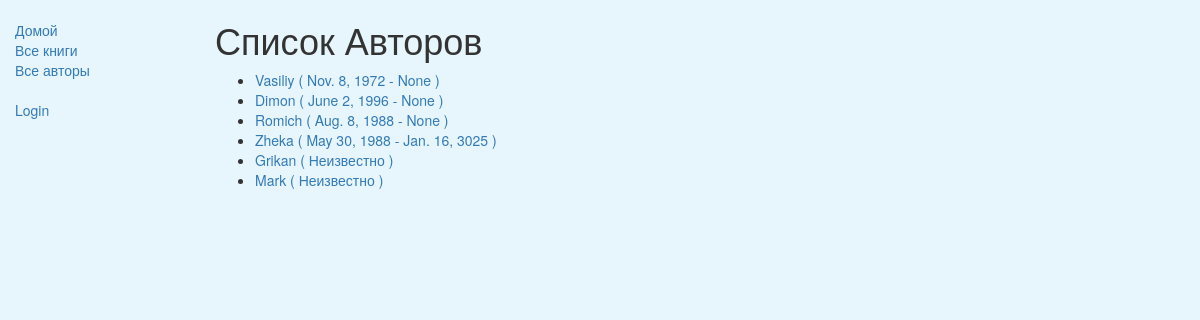
Screenshot of /catalog/authors/ with the database file from the repository.
### catalog/models.py (models this page shows, shortened)
class Author(models.Model):
    first_name = models.CharField(max_length=100)
    last_name = models.CharField(max_length=100)
    date_of_birth = models.DateField(null=True, blank=True)
    date_of_death = models.DateField('Died', null=True, blank=True)
    class Meta:
        ordering = ['-id']
    def get_absolute_url(self):
        return reverse('author-detail', args=[str(self.id)])

### catalog/views.py (the view)
# urls.py: path('authors/', views.AuthorListView.as_view(), name='authors'),
class AuthorListView(generic.ListView):
    model = Author
    paginate_by = 10

### catalog/templates/catalog/author_list.html (shortened to what this page needs)
{% extends "catalog/base_generic.html" %}
{% block content %}
    <h1>Список Авторов</h1>
    {% if author_list %}
    <ul>
      {% for author in author_list %}
      <li>
        <a href="{{ author.get_absolute_url }}">{{ author.first_name }} ({% if author.date_of_birth %} {{author.date_of_birth}} - {{author.date_of_death}} {% else %} Неизвестно {% endif %})</a>
      </li>
      {% endfor %}
    </ul>
    {% else %}
      <p>Нет авторов в библиотеке.</p>
    {% endif %}
{% endblock %}

### catalog/static/css/styles.css (style rules this page uses)
body { background-color: rgba(228, 246, 252, 0.897); }

### rows the page displays
Author: first_name "Vasiliy", date_of_birth "Nov. 8, 1972", date_of_death "None"
Author: first_name "Dimon", date_of_birth "June 2, 1996", date_of_death "None"
Author: first_name "Romich", date_of_birth "Aug. 8, 1988", date_of_death "None"
Author: first_name "Zheka", date_of_birth "May 30, 1988", date_of_death "Jan. 16, 3025"
Author: first_name "Grikan", shows "Неизвестно"
Author: first_name "Mark", shows "Неизвестно"
